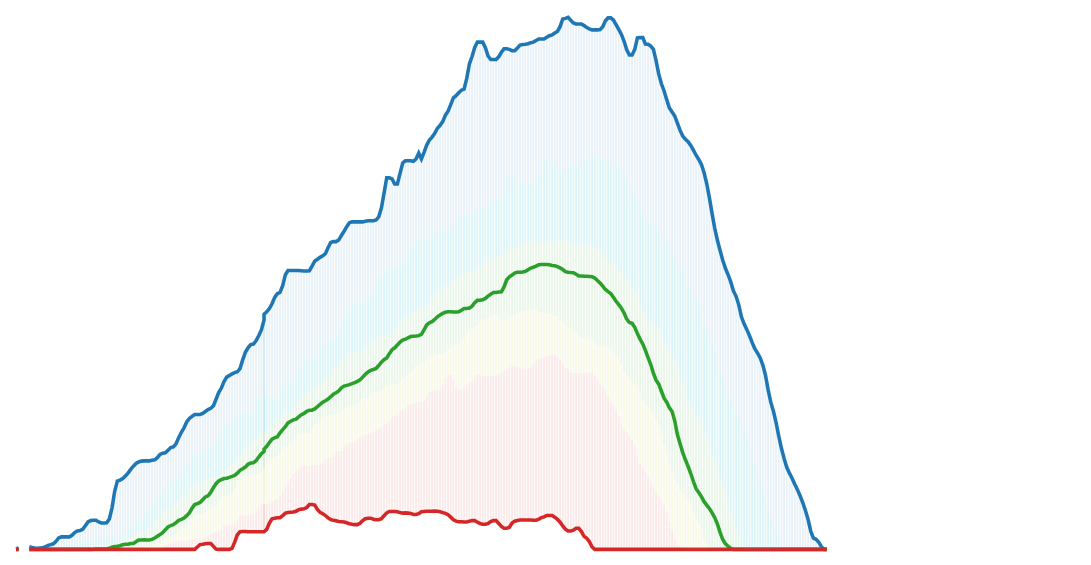

The notebook cell this image was saved under:
### Code cell
snotel_df = snotel_df[snotel_df['day_of_water_year'] < 305]
chart_fill_min_to_10 = alt.Chart(snotel_df).mark_line(color=red, opacity=0.1).encode(
    alt.X('day_of_water_year:Q', axis=None),
    alt.Y('min:Q', axis=None), alt.Y2('quantile10:Q')
)
chart_fill_10_to_30 = alt.Chart(snotel_df).mark_line(color=yellow, opacity=0.1).encode(
    alt.X('day_of_water_year:Q', axis=None),
    alt.Y('quantile10:Q', axis=None), alt.Y2('quantile30:Q')
)
chart_fill_30_to_70 = alt.Chart(snotel_df).mark_line(color=green, opacity=0.1).encode(
    alt.X('day_of_water_year:Q', axis=None),
    alt.Y('quantile30:Q', axis=None), alt.Y2('quantile70:Q')
)
chart_fill_70_to_90 = alt.Chart(snotel_df).mark_line(color=lt_blue, opacity=0.15).encode(
    alt.X('day_of_water_year:Q', axis=None),
    alt.Y('quantile70:Q', axis=None), alt.Y2('quantile90:Q')
)
chart_fill_90_to_max = alt.Chart(snotel_df).mark_line(color=blue, opacity=0.1).encode(
    alt.X('day_of_water_year:Q', axis=None),
    alt.Y('quantile90:Q', axis=None), alt.Y2('max:Q')
)
chart_max = alt.Chart(snotel_df).mark_line(color=blue).encode(
    alt.X('day_of_water_year:Q', axis=None),
    alt.Y('max:Q', axis=None)
) 
chart_median = alt.Chart(snotel_df).mark_line(color=green).encode(
    alt.X('day_of_water_year:Q', axis=None),
    alt.Y('median:Q', axis=None)
)
chart_min = alt.Chart(snotel_df).mark_line(color=red).encode(
    alt.X('day_of_water_year:Q', axis=None),
    alt.Y('min:Q', axis=None)
)


combined_chart = chart_max + chart_median + chart_min + fill_min_to_10 + fill_10_to_30 + fill_30_to_70 + fill_70_to_90 + fill_90_to_max
combined_chart.properties(width=600).configure_axis(grid=False, labels=False).configure_view(strokeWidth=0)

# fill_10_to_30
# fill_30_to_70
# fill_70_to_90
# fill_90_to_max

# minimum to 10th percentile , 10th - 30th , 30th - 70th , 70th - 90th , and 90th - maximum.

### Figure 1 — Vega-Lite specification as saved in the notebook (floating-point values rounded to 4 significant figures; data arrays with more than 128 entries replaced by an {"elided": "..."} marker saying what was removed)
{"config": {"view": {"continuousWidth": 300, "continuousHeight": 300, "strokeWidth": 0}, "axis": {"grid": false, "labels": false}}, "layer": [{"mark": {"type": "line", "color": "#1f77b4"}, "encoding": {"x": {"axis": null, "field": "day_of_water_year", "type": "quantitative"}, "y": {"axis": null, "field": "max", "type": "quantitative"}}}, {"mark": {"type": "line", "color": "#2ca02c"}, "encoding": {"x": {"axis": null, "field": "day_of_water_year", "type": "quantitative"}, "y": {"axis": null, "field": "median", "type": "quantitative"}}}, {"mark": {"type": "line", "color": "#d62728"}, "encoding": {"x": {"axis": null, "field": "day_of_water_year", "type": "quantitative"}, "y": {"axis": null, "field": "min", "type": "quantitative"}}}, {"data": {"name": "data-a469dd427c8f8e5802ac986c36a3627f"}, "mark": {"type": "line", "color": "#d62728", "opacity": 0.1}, "encoding": {"x": {"field": "day_of_water_year", "type": "quantitative"}, "y": {"field": "min", "type": "quantitative"}, "y2": {"field": "quantile10"}}}, {"data": {"name": "data-a469dd427c8f8e5802ac986c36a3627f"}, "mark": {"type": "line", "color": "#bcbd22", "opacity": 0.1}, "encoding": {"x": {"field": "day_of_water_year", "type": "quantitative"}, "y": {"field": "quantile10", "type": "quantitative"}, "y2": {"field": "quantile30"}}}, {"data": {"name": "data-a469dd427c8f8e5802ac986c36a3627f"}, "mark": {"type": "line", "color": "#2ca02c", "opacity": 0.1}, "encoding": {"x": {"field": "day_of_water_year", "type": "quantitative"}, "y": {"field": "quantile30", "type": "quantitative"}, "y2": {"field": "quantile70"}}}, {"data": {"name": "data-a469dd427c8f8e5802ac986c36a3627f"}, "mark": {"type": "line", "color": "#17becf", "opacity": 0.15}, "encoding": {"x": {"field": "day_of_water_year", "type": "quantitative"}, "y": {"field": "quantile70", "type": "quantitative"}, "y2": {"field": "quantile90"}}}, {"data": {"name": "data-a469dd427c8f8e5802ac986c36a3627f"}, "mark": {"type": "line", "color": "#1f77b4", "opacity": 0.1}, "encoding": {"x": {"field": "day_of_water_year", "type": "quantitative"}, "y": {"field": "quantile90", "type": "quantitative"}, "y2": {"field": "max"}}}], "data": {"name": "data-da53236fd6fa0e420efbfe8a26de30f7"}, "width": 600, "$schema": "https://vega.github.io/schema/vega-lite/v5.20.1.json", "datasets": {"data-da53236fd6fa0e420efbfe8a26de30f7": {"elided": "306 records"}, "data-a469dd427c8f8e5802ac986c36a3627f": {"elided": "366 records"}}}
